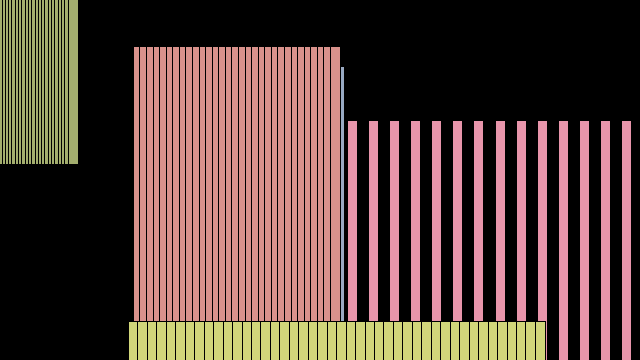
Frame 1 (no input)
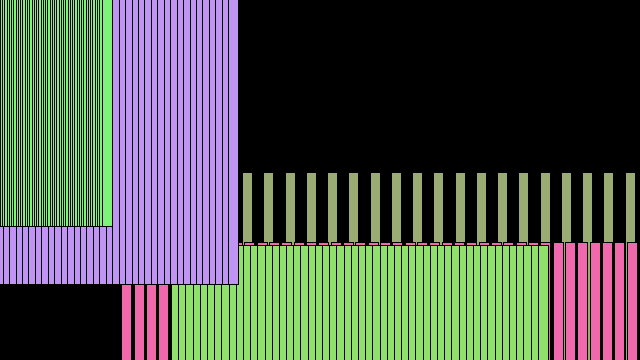
Frame 60 (the mouse pressed at the canvas centre just before this capture)
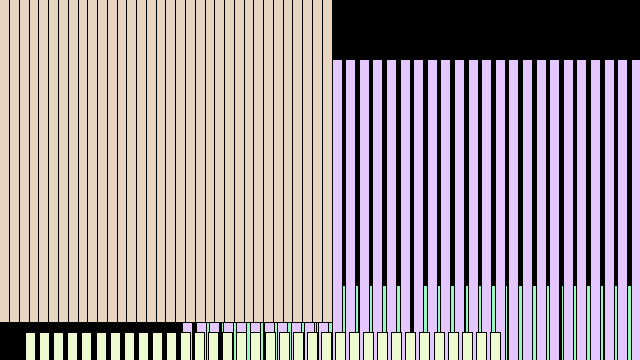
Frame 120 (the mouse held since frame 60 and released just before this capture)

The Processing sketch that drew these frames (run headless with seeded random() and noise(); from frame 60 on, the mouse is pressed at the canvas centre):

// Processing sketch: Objects
// ── Objects.pde
/**
 * Objects
 * by hbarragan. 
 * 
 * Move the cursor across the image to change the speed and positions
 * of the geometry. The class MRect defines a group of lines.
 */

//MRect r1, r2, r3, r4;

int no_of_shapes=5;

MRect[] shapes = new MRect[no_of_shapes];
 
void setup()
{
  
  size(640, 360);
  //noStroke();
  //r1 = new MRect(1, 134.0, 0.532, 0.1*height, 10.0, 60.0);
  //r2 = new MRect(2, 44.0, 0.166, 0.3*height, 5.0, 50.0);
  //r3 = new MRect(2, 58.0, 0.332, 0.4*height, 10.0, 35.0);
  //r4 = new MRect(1, 120.0, 0.0498, 0.9*height, 15.0, 60.0);
 /* 
  for(int i=0; i<no_of_shapes; i++){
    float driver = 100*cos(i+1/60);
    shapes[i]=new MRect((int)random(1,2), driver, driver/300, random(1, 100), 10, 50);
  }
  */
}
 
void draw()
{
  background(0);
  
    shapes = new MRect[no_of_shapes];
  for(int i=0; i<no_of_shapes; i++){
        float driver = random(200*cos(i+1/100), 200);
    shapes[i]=new MRect((int) random(1, 3) , driver, driver/30, random(1, 10)*0.1*height, random(1, 20), random(30, 60));
    
    fill(random(100,255), random(100,255), random(100,255));
    shapes[i].display();    
    shapes[i].move(mouseX-(width/2), mouseY+(height*0.5), 40);
    


  }
/*
    fill(random(0,255), random(0,255), random(0,255));
  r3.display();
    fill(random(0,255), random(0,255), random(0,255));
  r4.display();
 
  r1.move(mouseX-(width/2), mouseY+(height*0.1), 30);
  r2.move((mouseX+(width*0.05))%width, mouseY+(height*0.025), 20);
  r3.move(mouseX/4, mouseY-(height*0.025), 40);
  r4.move(mouseX-(width/2), (height-mouseY), 50);
  */
}
 
class MRect 
{
  int w; // single bar width
  float xpos; // rect xposition
  float h; // rect height
  float ypos ; // rect yposition
  float d; // single bar distance
  float t; // number of bars
 
  MRect(int iw, float ixp, float ih, float iyp, float id, float it) {
    w = iw;
    xpos = ixp;
    h = ih;
    ypos = iyp;
    d = id;
    t = it;
  }
 
  void move (float posX, float posY, float damping) {
    float dif = ypos - posY;
    if (abs(dif) > 1) {
      ypos -= dif/damping;
    }
    dif = xpos - posX;
    if (abs(dif) > 1) {
      xpos -= dif/damping;
    }
  }
 
  void display() {
    for (int i=0; i<t; i++) {
      rect(xpos+(i*(d+w)), ypos, 10, height*h);
    }
  }
}
